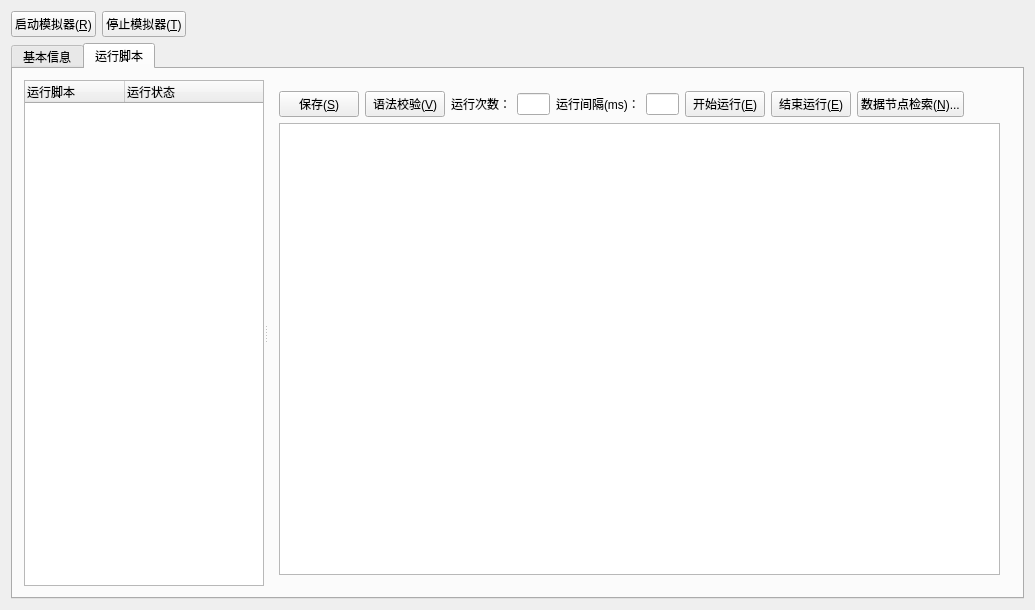
<?xml version="1.0" encoding="UTF-8"?>
<ui version="4.0">
 <class>panel_sim_root</class>
 <widget class="QWidget" name="panel_sim_root">
  <property name="geometry">
   <rect>
    <x>0</x>
    <y>0</y>
    <width>1035</width>
    <height>610</height>
   </rect>
  </property>
  <property name="windowTitle">
   <string>panel_sim_root</string>
  </property>
  <layout class="QGridLayout" name="gridLayout_3">
   <item row="0" column="0">
    <layout class="QHBoxLayout" name="horizontalLayout">
     <item>
      <widget class="QPushButton" name="pushButton_Start">
       <property name="text">
        <string>启动模拟器(&amp;R)</string>
       </property>
       <property name="icon">
        <iconset resource="sim_iec61850.qrc">
         <normaloff>:/sim_iec61850/Resources/KEY04.ICO</normaloff>:/sim_iec61850/Resources/KEY04.ICO</iconset>
       </property>
      </widget>
     </item>
     <item>
      <widget class="QPushButton" name="pushButton_Stop">
       <property name="text">
        <string>停止模拟器(&amp;T)</string>
       </property>
       <property name="icon">
        <iconset resource="sim_iec61850.qrc">
         <normaloff>:/sim_iec61850/Resources/W95MBX01.ICO</normaloff>:/sim_iec61850/Resources/W95MBX01.ICO</iconset>
       </property>
      </widget>
     </item>
     <item>
      <spacer name="horizontalSpacer">
       <property name="orientation">
        <enum>Qt::Horizontal</enum>
       </property>
       <property name="sizeHint" stdset="0">
        <size>
         <width>40</width>
         <height>20</height>
        </size>
       </property>
      </spacer>
     </item>
    </layout>
   </item>
   <item row="1" column="0">
    <widget class="QTabWidget" name="tabWidget">
     <property name="currentIndex">
      <number>1</number>
     </property>
     <widget class="QWidget" name="tab">
      <attribute name="title">
       <string>基本信息</string>
      </attribute>
      <layout class="QGridLayout" name="gridLayout">
       <item row="0" column="0">
        <widget class="QLabel" name="label">
         <property name="text">
          <string>模拟端口实时状态：</string>
         </property>
        </widget>
       </item>
       <item row="1" column="0">
        <widget class="QTableWidget" name="tableWidget_Net"/>
       </item>
       <item row="2" column="0">
        <widget class="QLabel" name="label_2">
         <property name="text">
          <string>事件记录：</string>
         </property>
        </widget>
       </item>
       <item row="3" column="0">
        <widget class="QTableWidget" name="tableWidget_Event"/>
       </item>
      </layout>
     </widget>
     <widget class="QWidget" name="tab2">
      <attribute name="title">
       <string>运行脚本</string>
      </attribute>
      <layout class="QGridLayout" name="gridLayout_2">
       <item row="0" column="0">
        <widget class="QSplitter" name="splitter">
         <property name="orientation">
          <enum>Qt::Horizontal</enum>
         </property>
         <widget class="QTreeWidget" name="twScripts">
          <property name="sizePolicy">
           <sizepolicy hsizetype="Expanding" vsizetype="Expanding">
            <horstretch>0</horstretch>
            <verstretch>0</verstretch>
           </sizepolicy>
          </property>
          <property name="maximumSize">
           <size>
            <width>16777215</width>
            <height>16777215</height>
           </size>
          </property>
          <property name="baseSize">
           <size>
            <width>200</width>
            <height>0</height>
           </size>
          </property>
          <column>
           <property name="text">
            <string>运行脚本</string>
           </property>
          </column>
          <column>
           <property name="text">
            <string>运行状态</string>
           </property>
          </column>
         </widget>
         <widget class="QWidget" name="layoutWidget">
          <layout class="QVBoxLayout" name="verticalLayout" stretch="0,0">
           <item>
            <layout class="QHBoxLayout" name="horizontalLayout_2">
             <item>
              <widget class="QPushButton" name="btnSave">
               <property name="text">
                <string>保存(&amp;S)</string>
               </property>
               <property name="icon">
                <iconset resource="sim_iec61850.qrc">
                 <normaloff>:/sim_iec61850/Resources/save.gif</normaloff>:/sim_iec61850/Resources/save.gif</iconset>
               </property>
               <property name="iconSize">
                <size>
                 <width>16</width>
                 <height>16</height>
                </size>
               </property>
              </widget>
             </item>
             <item>
              <widget class="QPushButton" name="btnCheckScript">
               <property name="text">
                <string>语法校验(&amp;V)</string>
               </property>
               <property name="icon">
                <iconset resource="sim_iec61850.qrc">
                 <normaloff>:/sim_iec61850/Resources/MSGBOX02.ICO</normaloff>:/sim_iec61850/Resources/MSGBOX02.ICO</iconset>
               </property>
               <property name="iconSize">
                <size>
                 <width>16</width>
                 <height>16</height>
                </size>
               </property>
              </widget>
             </item>
             <item>
              <widget class="QLabel" name="label_3">
               <property name="text">
                <string>运行次数：</string>
               </property>
              </widget>
             </item>
             <item>
              <widget class="QLineEdit" name="edtScriptTimes">
               <property name="minimumSize">
                <size>
                 <width>0</width>
                 <height>0</height>
                </size>
               </property>
               <property name="maximumSize">
                <size>
                 <width>50</width>
                 <height>16777215</height>
                </size>
               </property>
              </widget>
             </item>
             <item>
              <widget class="QLabel" name="label_4">
               <property name="text">
                <string>运行间隔(ms)：</string>
               </property>
              </widget>
             </item>
             <item>
              <widget class="QLineEdit" name="edtScriptSepMs">
               <property name="minimumSize">
                <size>
                 <width>0</width>
                 <height>0</height>
                </size>
               </property>
               <property name="maximumSize">
                <size>
                 <width>50</width>
                 <height>16777215</height>
                </size>
               </property>
              </widget>
             </item>
             <item>
              <widget class="QPushButton" name="btnStartScript">
               <property name="text">
                <string>开始运行(&amp;E)</string>
               </property>
               <property name="icon">
                <iconset resource="sim_iec61850.qrc">
                 <normaloff>:/sim_iec61850/Resources/fault.gif</normaloff>:/sim_iec61850/Resources/fault.gif</iconset>
               </property>
              </widget>
             </item>
             <item>
              <widget class="QPushButton" name="btnStopScript">
               <property name="text">
                <string>结束运行(&amp;E)</string>
               </property>
               <property name="icon">
                <iconset resource="sim_iec61850.qrc">
                 <normaloff>:/sim_iec61850/Resources/del.gif</normaloff>:/sim_iec61850/Resources/del.gif</iconset>
               </property>
              </widget>
             </item>
             <item>
              <widget class="QPushButton" name="btnSearch">
               <property name="text">
                <string>数据节点检索(&amp;N)...</string>
               </property>
               <property name="icon">
                <iconset resource="sim_iec61850.qrc">
                 <normaloff>:/sim_iec61850/Resources/search.gif</normaloff>:/sim_iec61850/Resources/search.gif</iconset>
               </property>
              </widget>
             </item>
             <item>
              <widget class="QLabel" name="labScriptStatus">
               <property name="text">
                <string/>
               </property>
              </widget>
             </item>
             <item>
              <spacer name="horizontalSpacer_2">
               <property name="orientation">
                <enum>Qt::Horizontal</enum>
               </property>
               <property name="sizeHint" stdset="0">
                <size>
                 <width>40</width>
                 <height>20</height>
                </size>
               </property>
              </spacer>
             </item>
            </layout>
           </item>
           <item>
            <widget class="QTextEdit" name="edtScript"/>
           </item>
          </layout>
         </widget>
        </widget>
       </item>
      </layout>
     </widget>
    </widget>
   </item>
  </layout>
 </widget>
 <layoutdefault spacing="6" margin="11"/>
 <resources>
  <include location="sim_iec61850.qrc"/>
 </resources>
 <connections/>
</ui>
